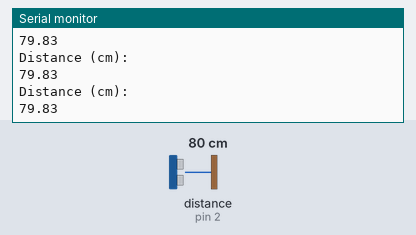
Bench run of a sketch on a simulated Arduino Uno, built with avr-gcc and run on an emulated ATmega328P. Parts: the last lines printed to the serial monitor. Wiring (inferred from the names in the program): ultrasonic range finder: trigger pin 3; echo pin 2. The inputs (shaded band) are chosen by the test bench; at power-on: distance to the obstacle (sensor on pin 2) 80 cm. The echo pulse lasts 58.3 µs per cm.

Above: at 1.3 s.
1.4 s: distance to the obstacle (sensor on pin 2) set to 12 cm
At 1.83 s:
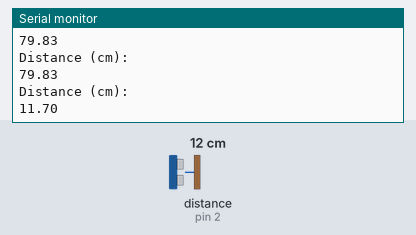
2.9 s: distance to the obstacle (sensor on pin 2) set to 9 cm
At 3.7 s:
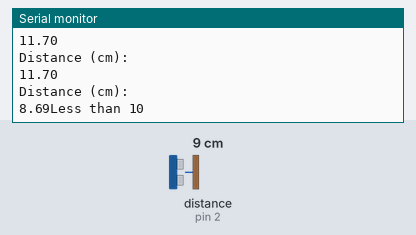

Measured:
- the behaviour switches between 11 and 10 cm on distance to the obstacle (sensor on pin 2) (found by bisection; images 1 and 2)
- after the input at 1.4 s, the serial monitor: prints a new line after 0.14 s (image 1)
- after the input at 2.9 s, the serial monitor: prints a new line after 0.14 s (image 2)

The sketch:

HC-SR04.ino
```cpp
int trig = 3;
int echo = 2;
float dist, dur;
bool x = true;
void setup(){
  Serial.begin(9600);
  pinMode(trig, OUTPUT);
  pinMode(echo, INPUT);
}

void loop(){
  while (x == true){
  digitalWrite(trig, LOW);
  delayMicroseconds(5);
  digitalWrite(trig, HIGH);
  delayMicroseconds(10);
  digitalWrite(trig, LOW);
  dur = pulseIn(echo, HIGH);
  dist = (dur/2) / 29.1;
  Serial.print("\nDistance (cm):\n");
  Serial.print(dist);
  if (dist <= 10){
    Serial.print("Less than 10");
    x = false;
  }
  delay(500);

  }
}
```
